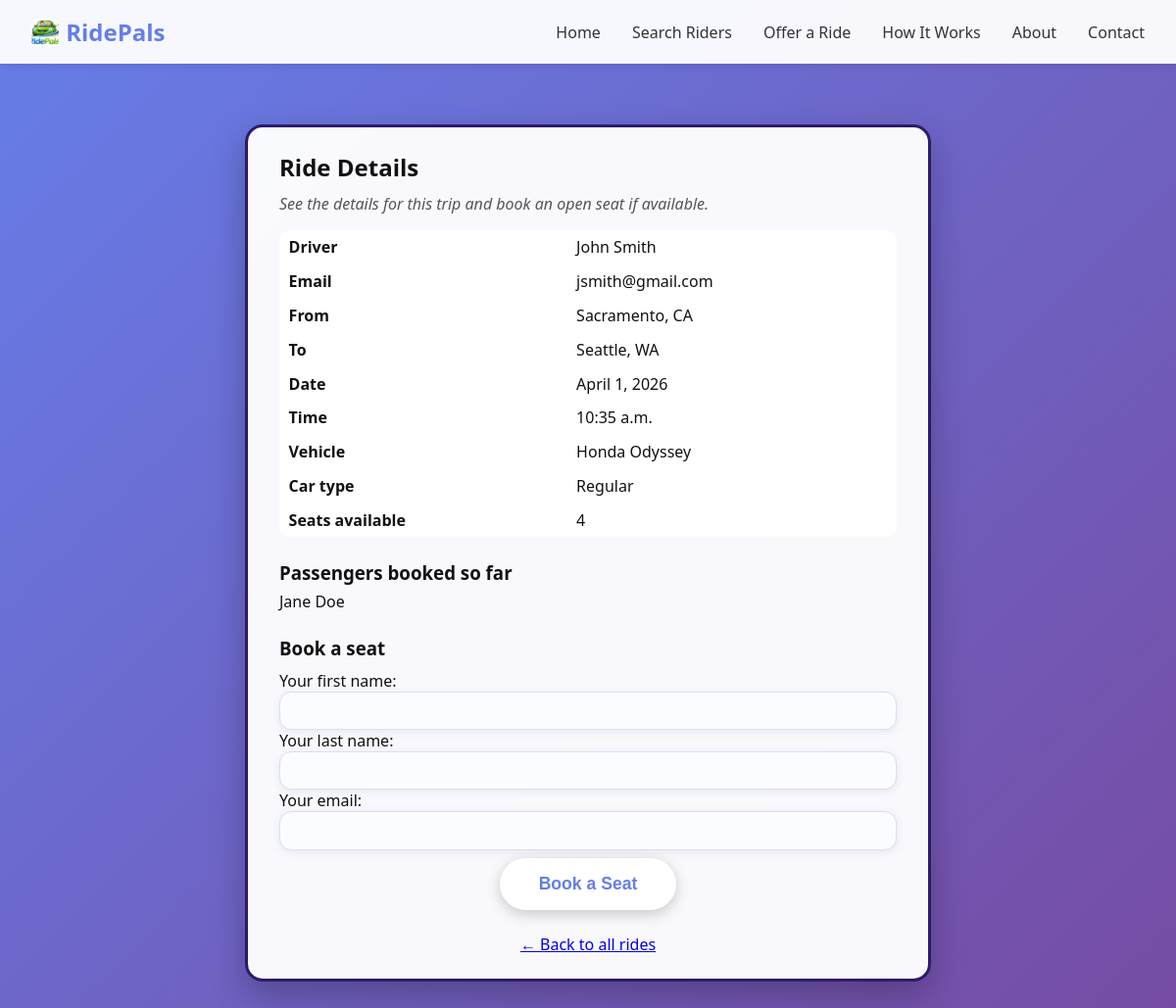
The app's page /rides/6/ with its own data.
### rides/models.py (models this page shows)
class Person(models.Model):
    first_name = models.CharField(max_length=100)
    last_name = models.CharField(max_length=100, blank=True)
    email = models.EmailField(blank=True)
    origination_city = models.CharField(max_length=100, default='')
    origination_state = models.CharField(max_length=2, default='')
    destination_city = models.CharField(max_length=100)
    destination_state = models.CharField(max_length=2)
    date = models.DateField()
    time = models.TimeField()
    taking_passengers = models.BooleanField()
    seats_available = models.IntegerField()
    vehicle_type = models.CharField(max_length=100, blank=True)
    car_class = models.CharField(
        max_length=20,
        choices=[("regular", "Regular"), ("premium", "Premium")],
        default="regular",
    )

class Booking(models.Model):
    ride = models.ForeignKey(Person, on_delete=models.CASCADE, related_name="bookings")
    first_name = models.CharField(max_length=100)
    last_name = models.CharField(max_length=100)
    email = models.EmailField()
    booked_at = models.DateTimeField(auto_now_add=True)

### rides/views.py (the view)
# urls.py: path("<int:ride_id>/", views.ride_detail, name="detail"),
def ride_detail(request, ride_id):
  ride = get_object_or_404(Person, id=ride_id)
  today = date.today()
  now_time = datetime.now().time()
  is_past = (ride.date < today) or (ride.date == today and ride.time < now_time)
  passengers = ride.bookings.order_by("booked_at")
  context = {
    "ride": ride,
    "is_past": is_past,
    "is_full": ride.seats_available <= 0,
    "passengers": passengers,
    "booking_form": BookingForm(),
  }
  return render(request, "ride_detail.html", context)

### rides/forms.py
class BookingForm(forms.Form):
  first_name = forms.CharField(max_length=100, label="Your first name")
  last_name = forms.CharField(max_length=100, label="Your last name")
  email = forms.EmailField(label="Your email")

### rides/templates/ride_detail.html (shortened to what this page needs)
{% extends "base.html" %}
{% block content %}
<div class="card" style="max-width: 700px; margin: 30px auto; color: #111; padding: 1.5rem 2rem;">
  <h2 style="margin-bottom: 10px;">Ride Details</h2>
  <p style="margin-bottom: 1rem; font-style: italic; color: #555;">
    See the details for this trip and book an open seat if available.
  </p>
  <table style="width: 100%; border-collapse: collapse; margin-bottom: 1.5rem;">
    <tr>
      <th style="text-align: left; padding: 0.4rem 0.6rem;">Driver</th>
      <td style="padding: 0.4rem 0.6rem;">
        {{ ride.first_name }}{% if ride.last_name %} {{ ride.last_name }}{% endif %}
      </td>
    </tr>
    <tr>
      <th style="text-align: left; padding: 0.4rem 0.6rem;">Email</th>
      <td style="padding: 0.4rem 0.6rem;">
        {% if ride.email %}{{ ride.email }}{% else %}<span style="color:#777;">Not provided</span>{% endif %}
      </td>
    </tr>
    <tr>
      <th style="text-align: left; padding: 0.4rem 0.6rem;">From</th>
      <td style="padding: 0.4rem 0.6rem;">
        {{ ride.origination_city }}, {{ ride.origination_state }}
      </td>
    </tr>
    <tr>
      <th style="text-align: left; padding: 0.4rem 0.6rem;">To</th>
      <td style="padding: 0.4rem 0.6rem;">
        {{ ride.destination_city }}, {{ ride.destination_state }}
      </td>
    </tr>
    <tr>
      <th style="text-align: left; padding: 0.4rem 0.6rem;">Date</th>
      <td style="padding: 0.4rem 0.6rem;">{{ ride.date }}</td>
    </tr>
    <tr>
      <th style="text-align: left; padding: 0.4rem 0.6rem;">Time</th>
      <td style="padding: 0.4rem 0.6rem;">{{ ride.time }}</td>
    </tr>
    <tr>
      <th style="text-align: left; padding: 0.4rem 0.6rem;">Vehicle</th>
      <td style="padding: 0.4rem 0.6rem;">
        {% if ride.vehicle_type %}{{ ride.vehicle_type }}{% else %}<span style="color:#777;">Not specified</span>{% endif %}
      </td>
    </tr>
    <tr>
      <th style="text-align: left; padding: 0.4rem 0.6rem;">Car type</th>
      <td style="padding: 0.4rem 0.6rem;">{{ ride.get_car_class_display }}</td>
    </tr>
    <tr>
      <th style="text-align: left; padding: 0.4rem 0.6rem;">Seats available</th>
      <td style="padding: 0.4rem 0.6rem;">
        {% if is_past %}
          <span style="color:#777;">Ride completed</span>
        {% elif is_full %}
          <span style="color:#b91c1c; font-weight: 600;">Full (no seats left)</span>
        {% else %}
          {{ ride.seats_available }}
        {% endif %}
      </td>
    </tr>
  </table>
  <div style="margin-bottom: 1.5rem;">
    <h3 style="margin-bottom: 0.4rem;">Passengers booked so far</h3>
    {% if passengers %}
      <ul style="list-style: none; padding-left: 0;">
        {% for p in passengers %}
          <li style="margin-bottom: 0.25rem;">
            {{ p.first_name }} {% if p.last_name %}{{ p.last_name }}{% endif %}
          </li>
        {% endfor %}
      </ul>
    {% else %}
      <p style="color:#777; font-style: italic;">No passengers have booked this ride yet.</p>
    {% endif %}
  </div>
  {% if not is_past and not is_full %}
    <form action="{% url 'rides:book' ride.id %}" method="post" style="text-align: left; margin-top: 1rem;">
      <h3 style="margin-bottom: 0.6rem;">Book a seat</h3>
      {{ booking_form.as_p }}
      <div style="text-align: center; margin-top: 0.5rem;">
        <button type="submit" class="btn btn-primary">Book a Seat</button>
      </div>
    </form>
  {% endif %}
  <div style="margin-top: 1.5rem; text-align: center;">
    <a href="{% url 'rides:index' %}">&larr; Back to all rides</a>
  </div>
</div>
{% endblock %}

### static/main.css (style rules this page uses)
* { margin: 0; padding: 0; box-sizing: border-box; }
body { font-family: 'Segoe UI', Tahoma, Geneva, Verdana, sans-serif; background: linear-gradient(135deg, #667eea 0%, #764ba2 100%); min-height: 100vh; display: flex; flex-direction: column; }
.card { background: rgba(255, 255, 255, 0.96); border-radius: 18px; box-shadow: 0 14px 35px rgba(0, 0, 0, 0.25); border: 3px solid #2d1b69; }
.card h2 { font-family: "Trebuchet MS", "Gill Sans", system-ui, -apple-system, BlinkMacSystemFont, "Segoe UI", sans-serif; }
.card input[type="text"], .card input[type="email"], .card input[type="number"], .card input[type="date"], .card input[type="time"], .card select, .card textarea { width: 100%; border: 1.5px solid #d9def5; border-radius: 12px; background: #fbfcff; padding: 0.6rem 0.9rem; font-size: 0.98rem; color: #1f2640; box-shadow: 0 2px 8px rgba(18, 24, 53, 0.08); transition: border-color 0.2s ease, box-shadow 0.2s ease, background-color 0.2s ease; }
.card table { background: #ffffff; border-radius: 12px; overflow: hidden; }
.card table td, .card table th { background-color: #ffffff; padding: 0.5rem 0.75rem; }
.btn { padding: 1rem 2.5rem; font-size: 1.1rem; font-weight: 600; text-decoration: none; border-radius: 50px; transition: all 0.3s ease; cursor: pointer; border: none; box-shadow: 0 4px 15px rgba(0, 0, 0, 0.2); display: inline-block; }
.btn-primary { background: white; color: #667eea; }

### records on screen
Person: first_name "John", last_name "Smith", email "jsmith@gmail.com", origination_city "Sacramento", origination_state "CA", destination_city "Seattle", destination_state "WA", date "April 1, 2026", time "10:35 a.m.", vehicle_type "Honda Odyssey", car_class "Regular", seats_available "4"
Booking: first_name "Jane", last_name "Doe"
